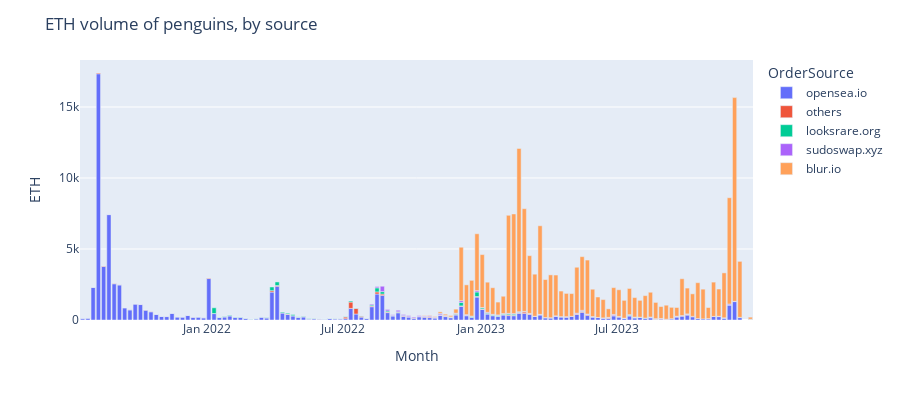

The code cell stored with this chart in its notebook:
### Code cell
fig = px.bar(hischart, x='month', y='price.amount.decimal',
             color='OrderSource', height=400)
fig.update_layout(title='ETH volume of penguins, by source',
                   xaxis_title='Month',
                   yaxis_title='ETH')
fig.show(fig.show(renderer="svg"))
